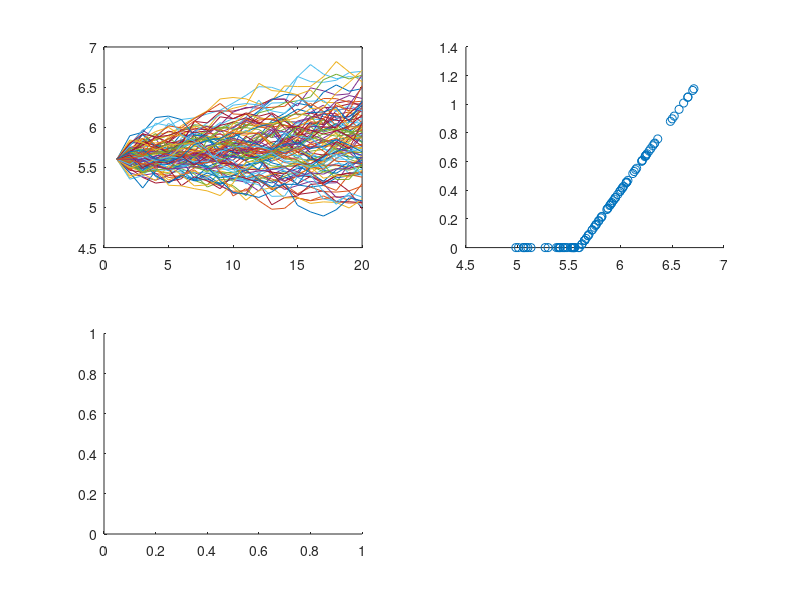

Write the MATLAB code that produced this figure. (Note: this script raises an error after producing the figure.)
clear all
S0=5.6; X=5.6; r=0.1;sigma=0.1117;mu=r-0.5*sigma^2;T=0.5;nPath=100;nStep=20;nRuns=100;
h = T/nStep;
for k=1:nRuns
    W=randn(nStep, nPath);
for i=1:nStep-1
    for j=1:nPath
S(1,j)=S0;
S(i+1,j)=S(i,j)*exp(mu*h+sigma*sqrt(h)*W(i,j));
    end
end
for j =1:nPath
    SS(j)=S(nStep,j);
    C(j)=max(SS(j)-X,0);
    c(j)=C(j)*exp(-r*T);
    call_price=mean(c);
end
cp(k)=call_price;
bsmt_call_average=mean(cp);
bsmt_call_deviation=std(cp);
end
display (call_price)
display (bsmt_call_average)
display (bsmt_call_deviation)
figure (1)
subplot (2,2,1)
plot (S)
subplot (2,2,2)
scatter (SS,C)
subplot (2,2,3)
histogram(SS,200)
subplot (2,2,3) 
histogram (SS,200)
subplot(2,2,4)
histogram(cp,10)
        

